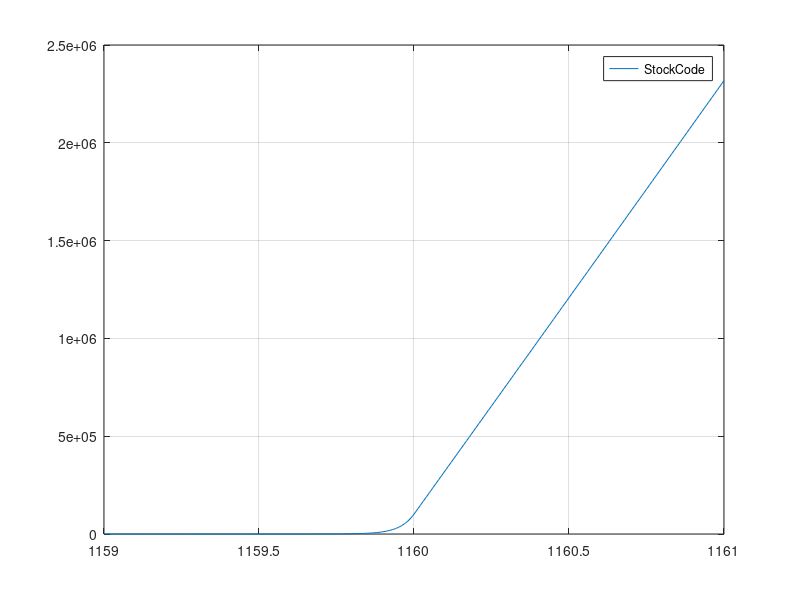

Reproduce this figure in MATLAB.
#! /usr/bin/octave
clear all;
close all;

#__________________________________
# Octave script that plots the pressure vs rhoMicro
# for the Murnahan equation of state

n        =  7.4;     
K        =  39.0e-11;
rho0     = 1160.0;
P0       = 101325.0;
rhoMicro = [1159:0.01:1161];

#n        = 7.4;
#K        = 39.0e-11
#rho0     = 1717.0;
#P0       = 101325;
#rhoMicro = [1716:0.1:1718]


for  i=1:length(rhoMicro)
  rhoM = rhoMicro(i);
  
  if(rhoM>=rho0)                                           
    press(i)   = P0 + (1.0/(n*K))    * ( ( (rhoM/rho0) ^ n) -1.0);        
    dp_drho(i) =      (1.0/(K*rho0)) * ( (rhoM/rho0) ^ (n - 1.0) );                                                      
  else
    press(i)   = P0 * ((rhoM/rho0) ^ (1.0/(K*P0) ) );                
    dp_drho(i) = (1./(K*rho0)) * (rhoM/rho0 ^ (1.0/(K*P0) - 1.0));  
  end        
end


hold off;
xlabel ("rhoMicro");
ylabel ("Pressure");
plot(rhoMicro, press, "-;StockCode;")
grid

pause




                                              
